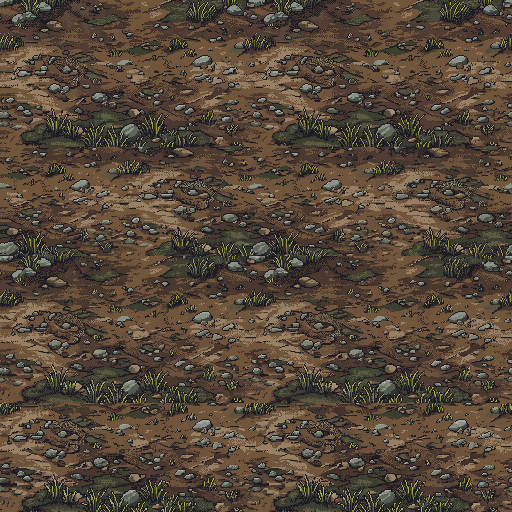
#> input picture ref/preview/ground_pro_512.png, 512 x 512 px, found by its file name
$ python calm_ground_mock.py
#> lines starting #> are read from the running program, lines starting #| are printed output that depends on the picture; after the words box and inside, x2 and y2 are one past the last pixel; in counts of white or black regions, pixels touching at a corner belong together
"""
Slavs - simulate "calm ground + scattered objects" from art we ALREADY have, no
PixelLab generation. Cuts stones and grass tufts out of the PixelLab ground tile
(ref/preview/ground_pro_512.png), paints the holes over, smooths the rest into a
calm base, then scatters the cut-outs sparsely on top and draws the scene.

    python tools/calm_ground_mock.py
Writes ref/preview/calm_*.png
"""
import numpy as np, cv2
from PIL import Image
from scipy import ndimage as ndi

rng = np.random.default_rng(7)
CONTRAST = 0.4
ART = "slavs/art/"
tile = np.asarray(Image.open("ref/preview/ground_pro_512.png").convert("RGB")).astype(np.int32)
R, G, B = tile[..., 0], tile[..., 1], tile[..., 2]
L = 0.299 * R + 0.587 * G + 0.114 * B

# ---- 1. find objects ------------------------------------------------------
stone = ((R - B) < 22) & (L > 62)
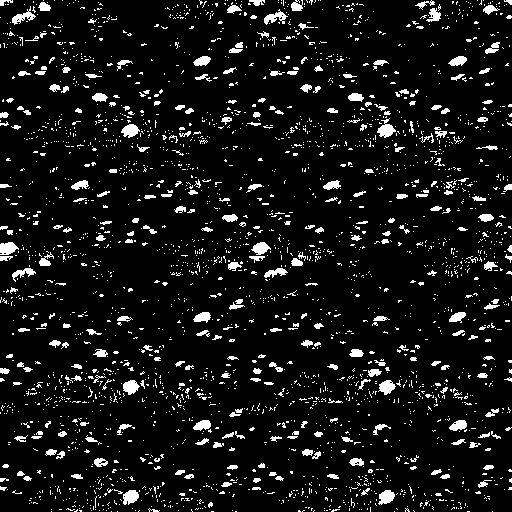
#> stone: shape (512, 512) bool; 8.2% white; 2793 white regions (2516 under 20 px), largest, box (x1, y1, x2, y2) and area: (377, 118, 396, 138) 191, (0, 242, 19, 255) 178, (123, 490, 139, 505) 174
tuft = (G >= R - 6) & ((G - B) > 30) & (L > 62)
#> tuft: shape (512, 512) bool; 1.4% white in thin lines or dots
obj = stone | tuft
#> obj: shape (512, 512) bool; 9.6% white; 3115 white regions (2796 under 20 px), largest, box (x1, y1, x2, y2) and area: (375, 118, 396, 140) 204, (119, 490, 139, 507) 190, (375, 490, 395, 507) 190
obj = ndi.binary_opening(obj, iterations=0) | obj
obj = ndi.binary_dilation(obj, iterations=1)
#> obj: shape (512, 512) bool; 21.9% white; 1048 white regions (512 under 20 px), largest, box (x1, y1, x2, y2) and area: (341, 368, 474, 413) 1984, (83, 104, 211, 152) 1710, (83, 367, 169, 404) 1402
lab, n = ndi.label(obj)
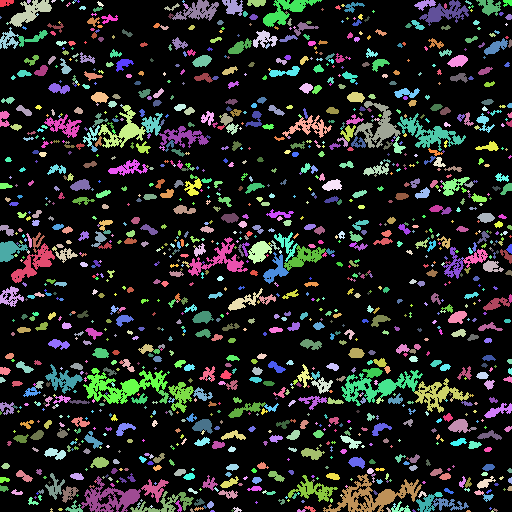
#> lab: shape (512, 512) int32; 1353 distinct labels, from 0 to 1352; one colour per label, 0 black
#> n = 1352
sizes = ndi.sum(obj, lab, range(1, n + 1))
#> sizes = 1352 values, max 1278 at index 1252, min 4 at index 4, mean 42.49
keep = np.zeros_like(obj)
sprites = []
for i, sz in enumerate(sizes, 1):
    if sz < 10 or sz > 1500:
        continue
    m = lab == i
    ys, xs = np.where(m)
    y0, y1, x0, x1 = ys.min(), ys.max() + 1, xs.min(), xs.max() + 1
    if y1 - y0 > 60 or x1 - x0 > 70:
        continue
    keep |= m
    rgba = np.zeros((y1 - y0, x1 - x0, 4), np.uint8)
    rgba[..., :3] = tile[y0:y1, x0:x1]
    rgba[..., 3] = np.where(m[y0:y1, x0:x1], 255, 0)
    kind = "tuft" if tuft[m].mean() > 0.35 else "stone"
    sprites.append((kind, rgba))
#> this loop made 1352 passes
#> (sz, y0, y1, x0, x1, kind) on passes 1, 3, 9: (74, 0, 7, 0, 14, 'stone'), (511, 0, 27, 9, 52, 'stone'), (466, 0, 21, 172, 219, 'stone')
#> pass 1, `m = lab == i`:
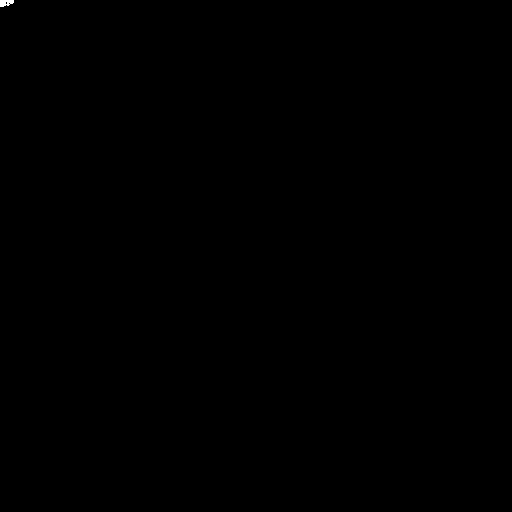
#> m: shape (512, 512) bool; 0.03% white; 1 white region, box (x1, y1, x2, y2) and area: (0, 0, 14, 7) 74
#> after the loop:
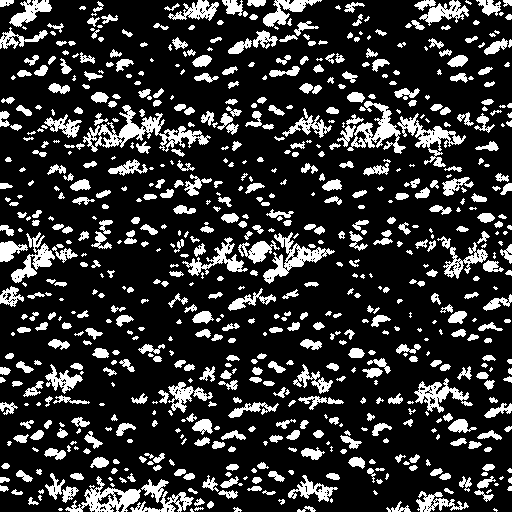
#> keep: shape (512, 512) bool; 19.5% white; 738 white regions (211 under 20 px), largest, box (x1, y1, x2, y2) and area: (83, 105, 211, 152) 1705, (347, 101, 406, 154) 1027, (263, 232, 335, 284) 1024
#> after the loop: m: shape (512, 512) bool; 0.01% white; 1 white region, box (x1, y1, x2, y2) and area: (297, 509, 306, 512) 20
#> after the loop, sprites = 872 items
print("cut", len(sprites), "objects:", sum(k == "stone" for k, _ in sprites), "stones,",
      sum(k == "tuft" for k, _ in sprites), "tufts")
#| cut 872 objects: 871 stones, 1 tufts

# ---- 2. calm base: paint holes, smooth, few colours (periodic via 3x3 tiling) --
big = np.tile(tile.astype(np.uint8), (3, 3, 1))
mask_big = np.tile(keep.astype(np.uint8) * 255, (3, 3))
#> mask_big: shape (1536, 1536); 19.5% white; 6546 white regions (1893 under 20 px), largest, box (x1, y1, x2, y2) and area: (83, 105, 211, 152) 1705, (595, 105, 723, 152) 1705, (1107, 105, 1235, 152) 1705
paint = cv2.inpaint(big, mask_big, 4, cv2.INPAINT_TELEA)
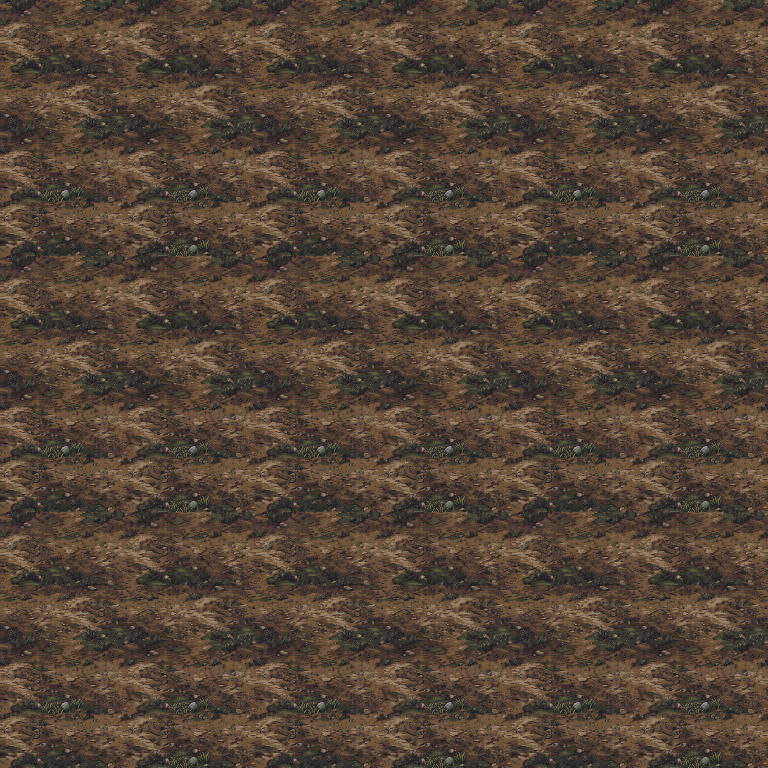
#> paint: shape (1536, 1536, 3) (shown at 1/2 size); mean R, G, B 84.5, 68.2, 54.6
smooth = cv2.medianBlur(paint, 7)
smooth = cv2.medianBlur(smooth, 7)
q = Image.fromarray(smooth).quantize(colors=14, method=Image.Quantize.MEDIANCUT,
                                      dither=Image.Dither.NONE).convert("RGB")
base = np.asarray(q)[512:1024, 512:1024].astype(np.float32)
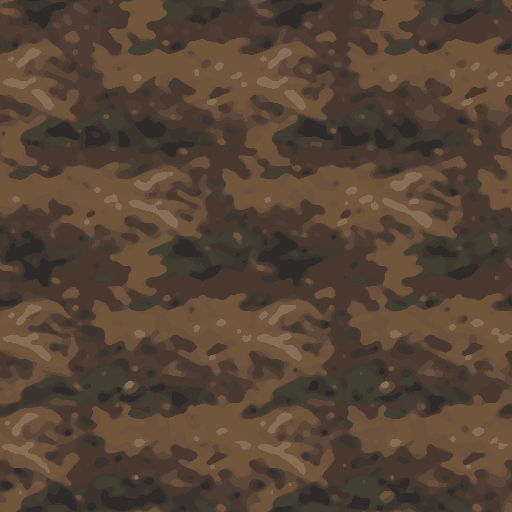
#> base: shape (512, 512, 3) float32; mean R, G, B 86.7, 68.3, 53.4
# pull the tones together: the blotches are what made it read as camouflage
mean = np.median(base.reshape(-1, 3), axis=0)
#> mean = [79, 63, 51]
base = mean + CONTRAST * (base - mean)
base = np.asarray(Image.fromarray(np.clip(base, 0, 255).astype(np.uint8)).quantize(
    colors=9, method=Image.Quantize.MEDIANCUT, dither=Image.Dither.NONE).convert("RGB"))
Image.fromarray(base).save("ref/preview/calm_base_tile.png")


# ---- 3. scene -------------------------------------------------------------
env = Image.open(ART + "env_09.png").convert("RGBA")
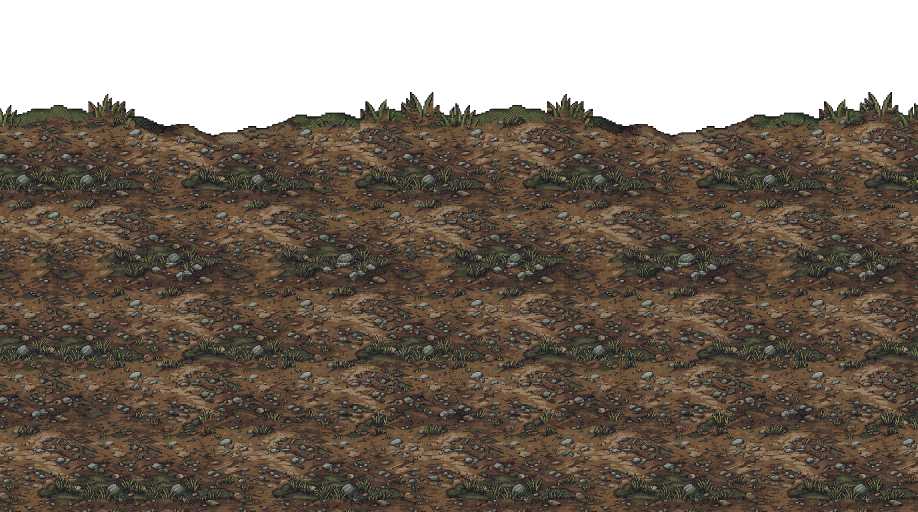
#> input picture slavs/art/env_09.png, 2752 x 1536 px, found by its file name (shown at 1/3 size)
#> env is the input picture: PIL image 2752x1536 RGBA; mean R, G, B, A 84.4, 71, 57, 198
#> (the run stopped early here; a loop or call above may not have finished)
